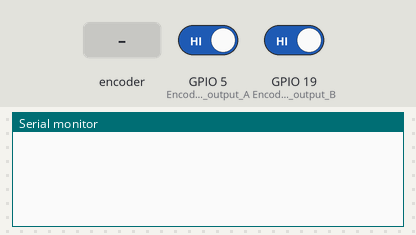
A sketch run on a simulated ESP32. On the bench: the last lines printed to the serial monitor. The test bench sets the inputs (shaded band); at power-on: GPIO 5 (Encoder_output_A) HIGH, GPIO 19 (Encoder_output_B) HIGH.

Above: at 1.2 s.
1.3 s: rotary encoder on GPIO 5 (Encoder_output_A) / GPIO 19 (Encoder_output_B) turned 1 step (first pin leading)
At 2.6 s:
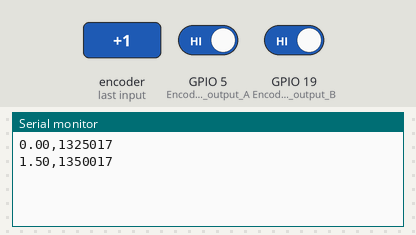
3.0 s: rotary encoder on GPIO 5 (Encoder_output_A) / GPIO 19 (Encoder_output_B) turned 1 step (first pin leading)
At 4.0 s:
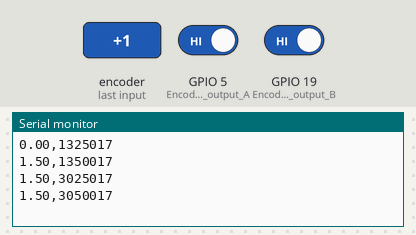
Timing chart, 0 to 6.0 s (numbered marks = the images above; inputs shaded):
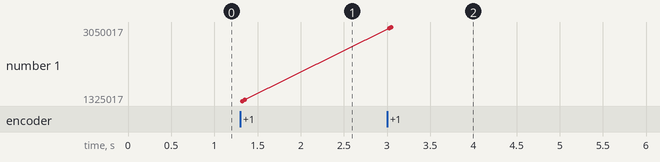

Measured:
- after the input at 1.3 s, the serial monitor: prints a new line at once (image 1)
- after the input at 3.0 s, the serial monitor: prints a new line at once (image 2)
- plotted number 1: 1350017 → 3050017 after the input at 3.0 s

The sketch:

RpmESP32.ino
```cpp
#define Encoder_output_A 5 // pin 2 of the Arduino
#define Encoder_output_B 19 // pin 4 of the Arduino
#define Encoder_output_I 18 // pin 3 of the Arduino


unsigned long previousMillis = 0;
unsigned long currentMillis = 0;
int rounds = 0;
int count = 0;
double latest = 0;

//
/*
void IRAM_ATTR A_Counter() {
  if (digitalRead(Encoder_output_B) == LOW){
    currentMillis = micros();
    if ((currentMillis - previousMillis) > 4000){
      latest = ((rounds/500.0))*1500.0;
      rounds = 0;
      previousMillis = micros();
      //Serial.println(String(latest) + "," + String(previousMillis)); //Til Scriptet
      Serial.println(String(latest)); //Til plotteren
    }
    rounds += 1;
  }
}

void IRAM_ATTR B_Counter() {
  if (digitalRead(Encoder_output_A) == LOW){
    currentMillis = micros();
    if ((currentMillis - previousMillis) > 4000){
      latest = ((rounds/500.0))*1500.0;
      rounds = 0;
      previousMillis = micros();
      //Serial.println(String(latest) + "," + String(previousMillis)); //Til Scriptet
      Serial.println(String(latest)); //Til plotteren
    }
    rounds += 1;
  }
}
*/

void IRAM_ATTR A_Counter() {
    currentMillis = micros();
    if ((currentMillis - previousMillis) > 4000){
      latest = ((rounds/1000.0))*1500.0;
      rounds = 0;
      previousMillis = micros();
      Serial.println(String(latest) + "," + String(previousMillis)); //Til Scriptet
      //Serial.println(String(latest)); //Til plotteren
    }
    rounds += 1;
}

void setup() {
  Serial.begin(115200); // activates the serial communication
  pinMode(Encoder_output_A, INPUT); // sets the Encoder_output_A pin as the input
  pinMode(Encoder_output_B, INPUT); // sets the Encoder_output_B pin as the input
  pinMode(Encoder_output_I, INPUT);
  attachInterrupt(Encoder_output_A, A_Counter, RISING);
  attachInterrupt(Encoder_output_B, A_Counter, FALLING);
  //attachInterrupt(Encoder_output_B, B_Counter, RISING);
}

void loop() {

}


/*
  void DC_Motor_Encoder() {
  if (someCount < 400) {
    currentMillis = micros();
    delta = float(currentMillis - previousMillis);
    someArray[someCount] = 0.0125664 / (delta / 1000000.0);
    previousMillis = micros();
    someCount += 1;
  } else{
    for (int i=0;i<400;i++){
      avgAngSpeed += someArray[i];
    }
    Serial.println(avgAngSpeed/400, 7);
    avgAngSpeed = 0;
    //Serial.println(angularSpeed / 100.0, 7);
    someCount = 0;
  }
  int b = digitalRead(Encoder_output_B);
  if (b > 0) {
    vinkel += vinkel_pr_puls;
  }
  else {
    vinkel -= vinkel_pr_puls;
  }


  }*/
```
